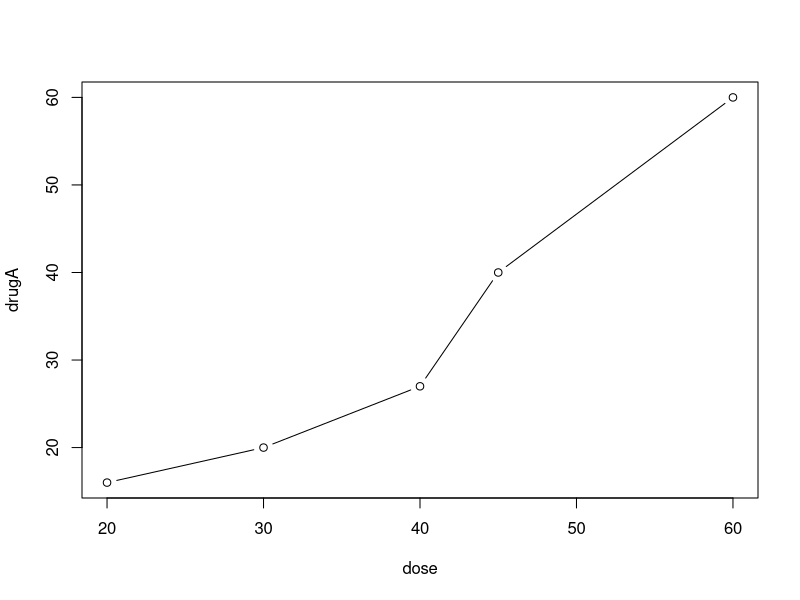
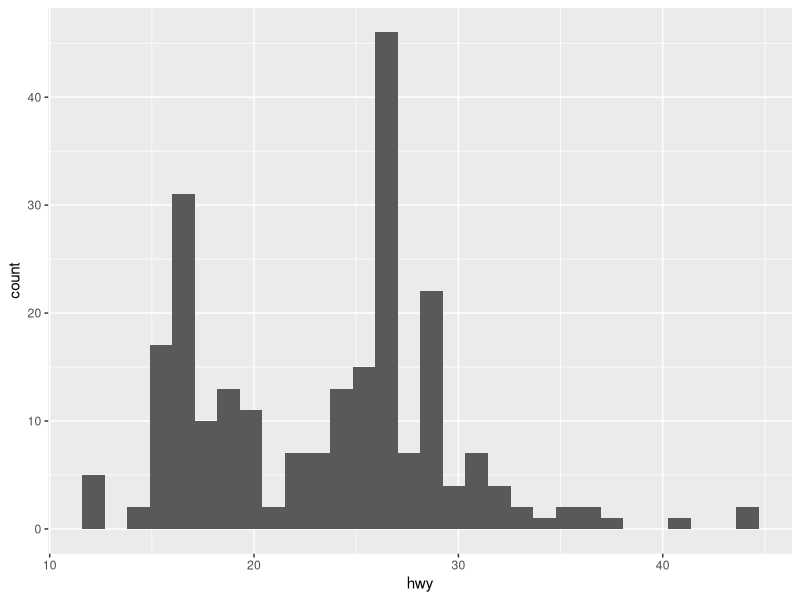
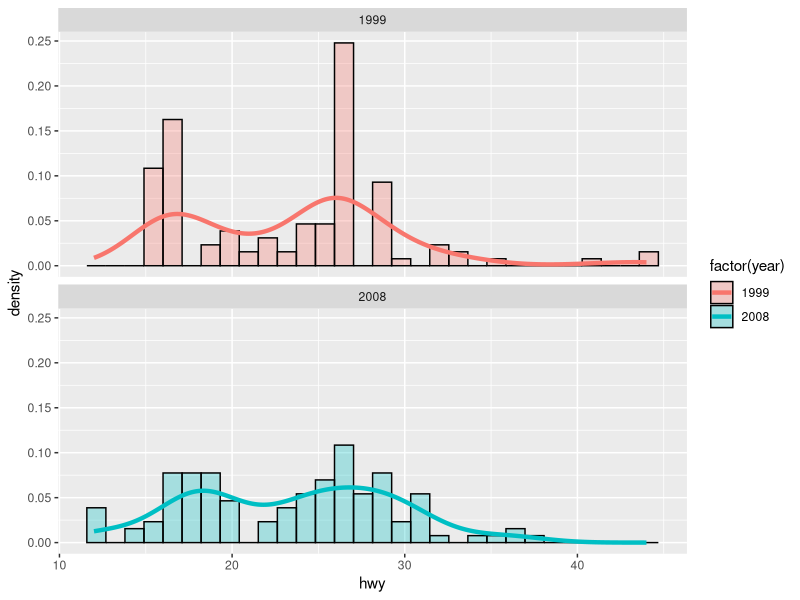
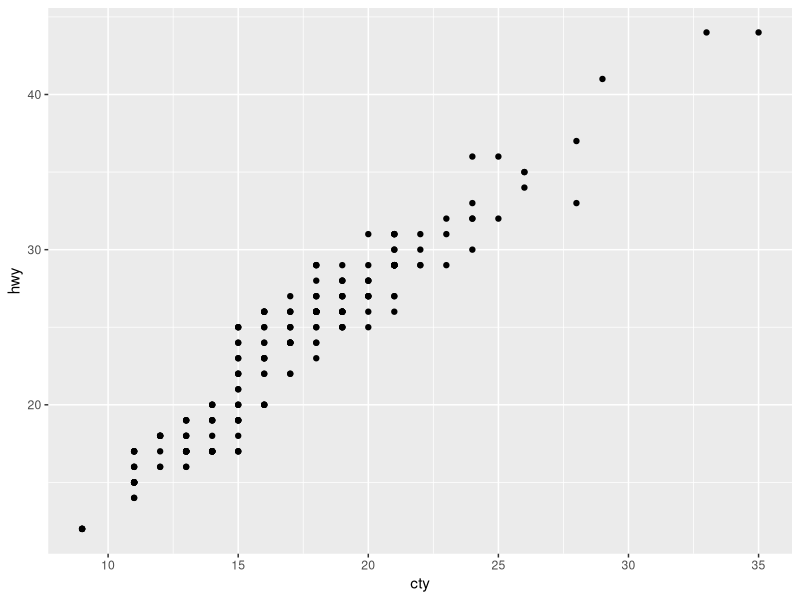
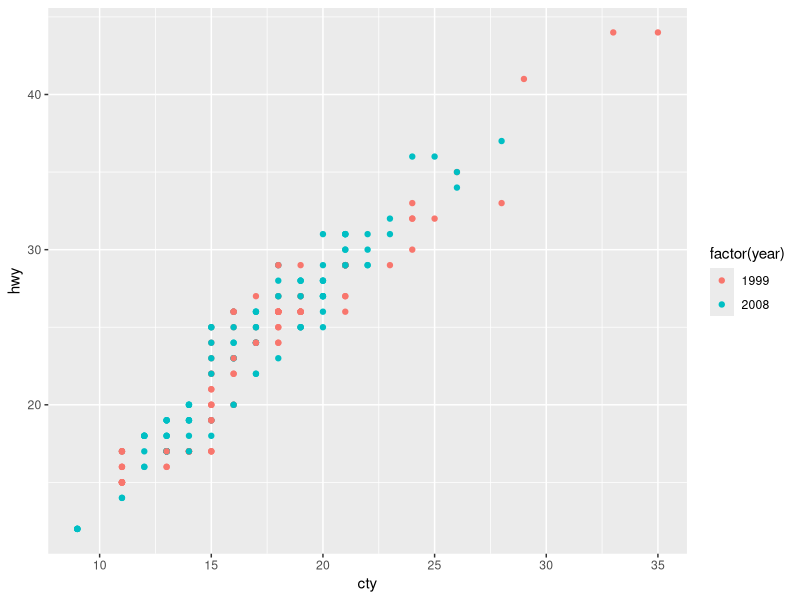
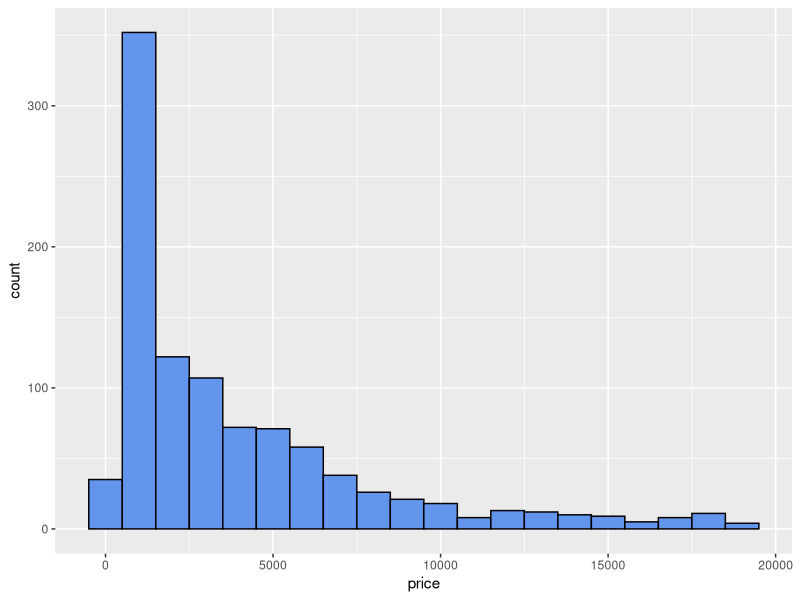
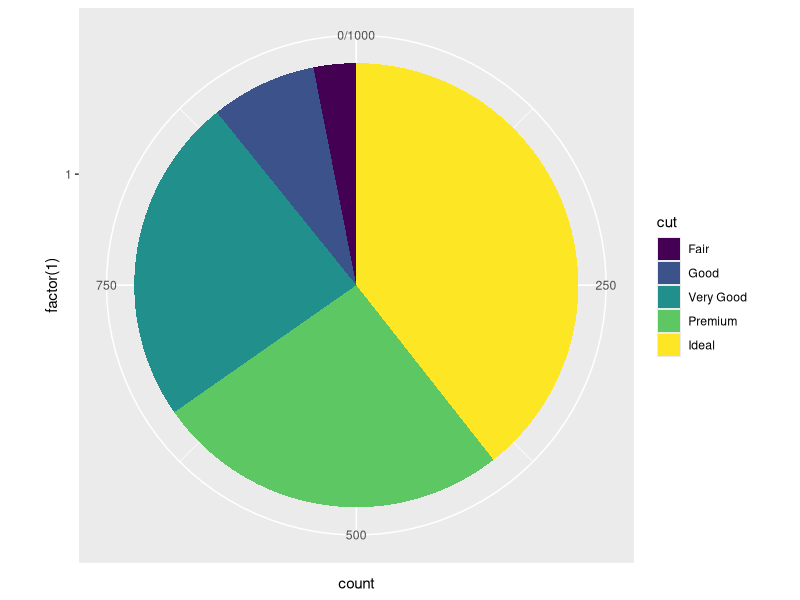

Recreate these plots in R, in order.
## ---- chunk 1
dose<-c(20,30,40,45,60)
drugA<-c(16,20,27,40,60)
plot(dose,drugA,type="b")

library(ggplot2)
p1 <- ggplot(mpg, aes(x = hwy))
p1 + geom_histogram()

##还可以上色和加拟合线
p1 + geom_histogram(aes(fill = factor(year), y = ..density..),
                    alpha = 0.3, colour = 'black') +
  stat_density(geom = 'line', position = 'identity', size = 1.5,
               aes(colour = factor(year))) +
  facet_wrap(~ year, ncol = 1)



library(ggplot2)
p <- ggplot(data = mpg, mapping = aes(x = cty, y = hwy))
p + geom_point()

##还可以换颜色
p <- ggplot(mpg, aes(x = cty, y = hwy, colour = factor(year)))
p + geom_point()
## ---- chunk 2
library(ggplot2)
data("diamonds")
head(diamonds)
set.seed(1234)
small <- diamonds[sample(nrow(diamonds),1000), ]
ggplot(small)+geom_histogram(aes(x=price),fill="cornflowerblue",colour="black",binwidth= 1000)
ggplot(small)+geom_bar(aes(x=factor(1),fill=cut),width=1)+coord_polar(theta="y")
